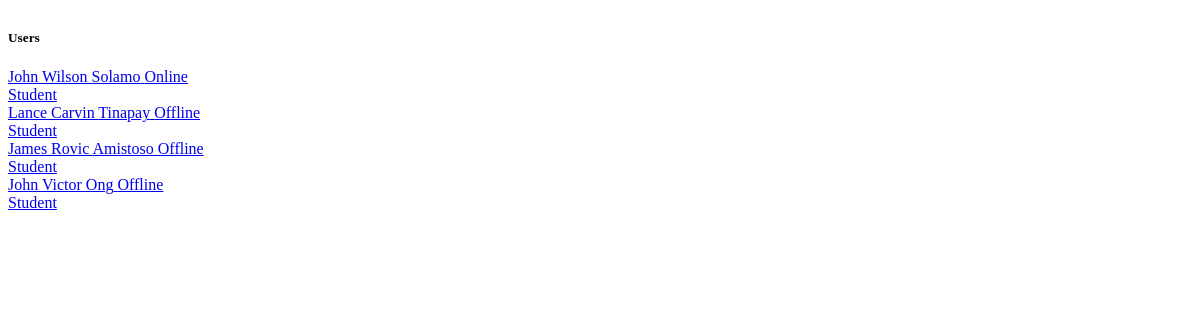
The app's page /DashboardCCSStaff/ccsavailableusers.php, older data.
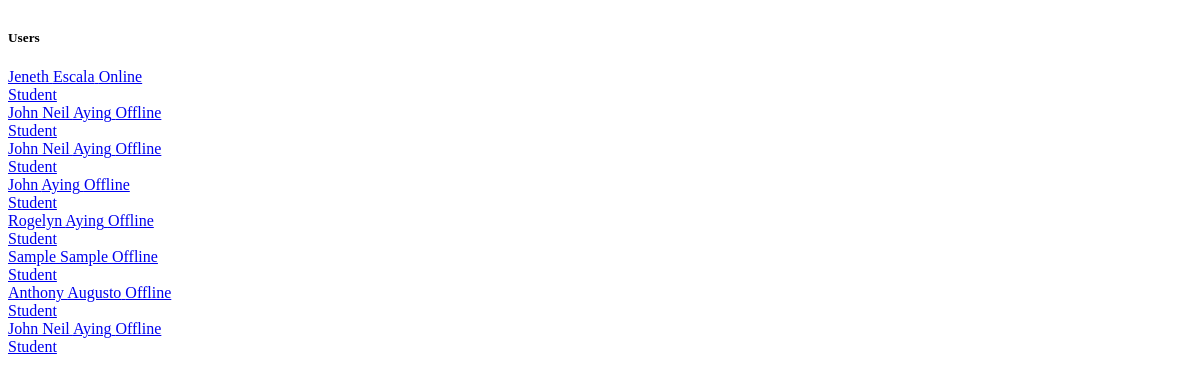
The same page, newer data.
### tables this page shows
CREATE TABLE `tblusers` (
  `id` int(11) NOT NULL,
  `addedbyid` int(11) NOT NULL,
  `usertype` varchar(50) NOT NULL,
  `fname` varchar(50) NOT NULL,
  `lname` varchar(50) NOT NULL,
  `password` varchar(50) NOT NULL,
  `online_status` enum('online','offline') DEFAULT 'offline',
  `status` varchar(20) NOT NULL,
  `email` varchar(50) NOT NULL,
  `gender` varchar(50) NOT NULL,
  `department` varchar(50) NOT NULL,
  `approveby` varchar(50) DEFAULT NULL,
  `datetimeregister` datetime DEFAULT NULL,
  `datetimeapprove` datetime DEFAULT NULL
);

### DashboardCCSStaff/ccsavailableusers.php (the view, shortened to what this page needs)
<div class="list-group" style="max-height: 600px; overflow-y: auto;">
    <h5 class="list-group-item list-group-item-action active" aria-current="true">Users</h5>
    <?php
    $online_query = "SELECT * FROM tblusers WHERE usertype <> 'CCS Staff' AND usertype <> 'Admin' AND status = 'Active' AND online_status = 'online'";
    $online_result = mysqli_query($con, $online_query);
    if ($online_result && mysqli_num_rows($online_result) > 0) {
        while ($online_row = mysqli_fetch_assoc($online_result)) {
            echo '<a href="ccsstaffConversation.php?sender_id=' . $online_row['id'] . '" class="list-group-item list-group-item-action">';
            echo '<div class="d-flex w-100 justify-content-between">';
            echo '<h7 class="mb-1"><i class="fas fa-user me-1"></i> ' . $online_row['fname'] . ' ' . $online_row['lname'] . '</h7>';
            echo '<span class="badge bg-success"><i class="fas fa-circle"></i> Online</span>';
            echo '</div>';
            echo '<h9 class="mb-1">' . $online_row['usertype'] . '</h9>';
            echo '</a>';
        }
    }
    $offline_query = "SELECT * FROM tblusers WHERE usertype <> 'CCS Staff' AND usertype <> 'Admin'  AND usertype <> 'Dean' AND status = 'Active' AND online_status <> 'online'";
    $offline_result = mysqli_query($con, $offline_query);
    if ($offline_result && mysqli_num_rows($offline_result) > 0) {
        while ($offline_row = mysqli_fetch_assoc($offline_result)) {
            echo '<a href="ccsstaffConversation.php?sender_id=' . $offline_row['id'] . '" class="list-group-item list-group-item-action">';
            echo '<div class="d-flex w-100 justify-content-between">';
            echo '<h7 class="mb-1"><i class="fas fa-user me-1"></i> ' . $offline_row['fname'] . ' ' . $offline_row['lname'] . '</h7>';
            echo '<span class="badge bg-secondary"><i class="fas fa-circle"></i> Offline</span>';
            echo '</div>';
            echo '<h9 class="mb-1">' . $offline_row['usertype'] . '</h9>';
            echo '</a>';
        }
    } else {
        echo '<a href="#" class="list-group-item list-group-item-action">No users found.</a>';
    }
    ?>
</div>

Row changes from the older to the newer data that the page shows:
removed tblusers: fname "John Wilson", lname "Solamo", usertype "Student", shown under "Users"
removed tblusers: fname "Lance Carvin", lname "Tinapay", usertype "Student"
removed tblusers: fname "James Rovic", lname "Amistoso", usertype "Student"
removed tblusers: fname "John Victor", lname "Ong", usertype "Student"
added tblusers: fname "Jeneth", lname "Escala", usertype "Student", shown under "Users"
added tblusers: fname "John Neil", lname "Aying", usertype "Student"
added tblusers: fname "John Neil", lname "Aying", usertype "Student"
added tblusers: fname "John", lname "Aying", usertype "Student"
added tblusers: fname "Rogelyn", lname "Aying", usertype "Student"
added tblusers: fname "Sample", lname "Sample", usertype "Student"
added tblusers: fname "Anthony", lname "Augusto", usertype "Student"
added tblusers: fname "John Neil", lname "Aying", usertype "Student"
